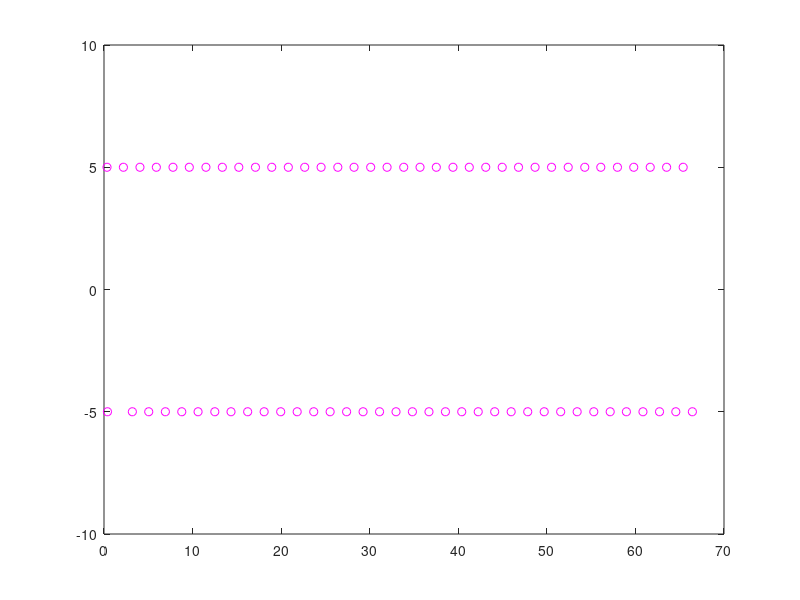

This figure's MATLAB source:
x=[0.34
0.39
2.19
3.20
4.06
5.05
5.91
6.93
7.79
8.78
9.63
10.62
11.51
12.51
13.36
14.34
15.22
16.22
17.10
18.08
18.94
19.95
20.81
21.81
22.66
23.68
24.51
25.53
26.40
27.39
28.23
29.25
30.11
31.11
31.96
32.97
33.84
34.82
35.68
36.69
37.52
38.55
39.40
40.39
41.24
42.25
43.10
44.11
44.96
45.97
46.80
47.84
48.67
49.70
50.53
51.56
52.41
53.42
54.28
55.30
56.09
57.15
57.97
58.98
59.81
60.85
61.67
62.72
63.52
64.56
65.39
66.43
];
     y=[5
-5
5
-5
5
-5
5
-5
5
-5
5
-5
5
-5
5
-5
5
-5
5
-5
5
-5
5
-5
5
-5
5
-5
5
-5
5
-5
5
-5
5
-5
5
-5
5
-5
5
-5
5
-5
5
-5
5
-5
5
-5
5
-5
5
-5
5
-5
5
-5
5
-5
5
-5
5
-5
5
-5
5
-5
5
-5
5
-5
 ];

     plot(x,y,'om'); 
     axis([0 70 -10 10])
     hold on; 
%     Define the parameters of your pendulum, mass, inertia,
%     mbob=0.210;
%     mrod=0.307;
%     lbob=1.0381;
%     lrod=1;
%     Irod=1/12*m*lbob^2;
%     Ibob=m*lrod;
% gravity, location of centre of gravity, and determine the 
% coefficients a and c.
% Assume a value for b (small, b<0.02)Theta=[]; T=[];
%  for i=0:0.1:64t=i; T=[T t];
% theta= %Write solution of your differential equation 
%  Theta=[Theta theta];
%  end
%  plot(T,Theta)